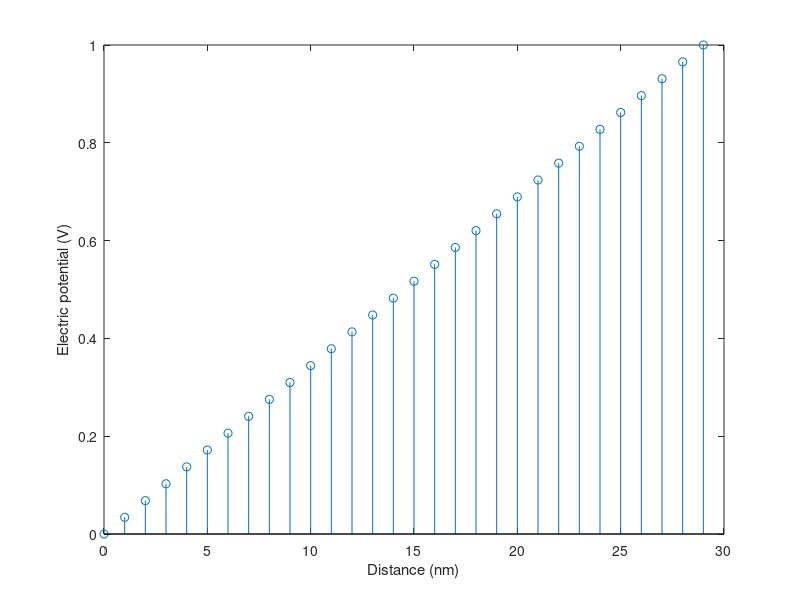

This figure's MATLAB source:
t1 = 2*10^-9; % GaN thickness (unit: m)
t2 = 27*10^-9; % AlGaN thickness (unit: m)
e1 = 8.9*8.854*10^-12; % GaN permittivity (unit: F/m)
e2 = 8.8*8.854*10^-12; % AlGaN permittivity (unit: F/m)

T1 = t1/10^-9;
T2 = t2/10^-9;
N = T1+T2+1; % Point values

% Matrix form for approximation %
A = zeros(N,N);
A(1,1) = 1; A(N,N) = 1;
A(2,1) = e1; A(2,2) = -2*e1; A(2,3) = e1;
A(3,2) = e1; A(3,3) = -e2-e1; A(3,4) = e2;
for i = 4:N-1
    A(i,i-1) = e2;
    A(i,i) = -2*e2;
    A(i,i+1) = e2;
end

b = zeros(N,1); b(N,1) = 1;
x = inv(A)*b;
Vmatrix = x(3,1); % Result

a = [0:N-1];
stem(a,x);
xlabel('Distance (nm)');
ylabel('Electric potential (V)');

C1 = e1/t1; 
C2 = e2/t2;
Vformular = C2/(C1+C2); % Analytic solution

Error = (abs(Vmatrix - Vformular))/Vformular*100; % Comparision (error)
